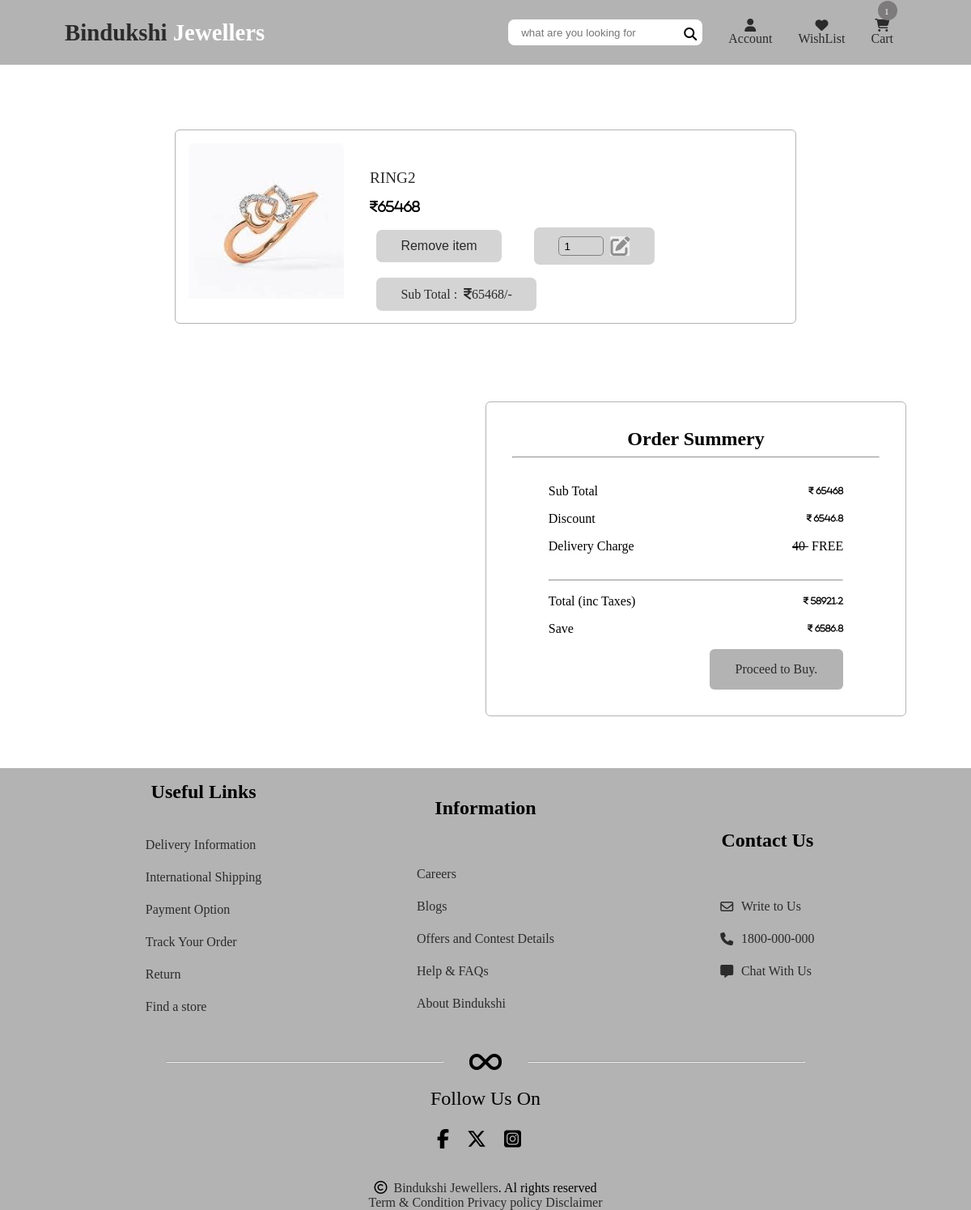
The page /cart.php (signed in) on the database its author committed.
### tables this page shows
CREATE TABLE `cart` (
  `id` int(100) NOT NULL,
  `user_id` int(100) NOT NULL,
  `pid` int(100) NOT NULL,
  `name` varchar(100) NOT NULL,
  `price` int(100) NOT NULL,
  `quantity` int(100) NOT NULL,
  `image` varchar(100) NOT NULL
);

### cart.php (the view, shortened to what this page needs)
<?php
include 'includes/connect.php';
if (isset($_SESSION['user_id'])) {
    $user_id = $_SESSION['user_id'];
} else {
    $user_id = '';
    header('location:login.php');
};
?>
<!DOCTYPE html>
<html lang="en">
<head>
    <link rel="stylesheet" href="../projectAgain/css/style.css">
</head>
<body>
    <?php
    include("includes/header.php")
    ?>
    <div class="container">
        <div class="wishlist">
            <?php
            $grand_total = 0;
            $select_cart = $conn->prepare("SELECT * FROM `cart` WHERE user_id = ?");
            $select_cart->execute([$user_id]);
            if ($select_cart->rowCount() > 0) {
                while ($fetch_cart = $select_cart->fetch(PDO::FETCH_ASSOC)) {
            ?>
                    <form action="" method="post" class="box">
                        <div class="wishlist-box">
                            <a href="pid_wise_product.php?pid=<?= $fetch_cart['pid']; ?> ?>" class="">
                                <div class="product-img">
                                    <img src="uploaded_img/<?= $fetch_cart['image']; ?>" alt="">
                                </div>
                                <div class="product-desc">
                                    <div class="product-title">
                                        <a href=""><?= $fetch_cart['name']; ?></a>
                                    </div>
                                    <div class="product-price">
                                        <i class="fa-solid fa-indian-rupee-sign"><?= $fetch_cart['price']; ?></i>
                                    </div>
                            </a>
                            <div class="btns">
                                <input type="submit" value="Remove item" onclick="return confirm('delete this from cart?');" class="delete-btn add-to-cart-btn remove-btn" name="delete">
                                <div class="add-to-wishlist-btn remove-btn">
                                    <input type="number" name="qty" class="cart_qty qty" min="1" max="99" onkeypress="if(this.value.length == 2) return false;" value="<?= $fetch_cart['quantity']; ?>">
                                    <button type="submit" class="fa-solid fa-pen-to-square cart_save_btn" name="update_qty"></button>
                                </div>
                            </div>
                            <div class="btns">
                                <div class="sub-total remove-btn"> Sub Total : <span><i class="fa-solid fa-indian-rupee-sign"></i><?= $sub_total = ($fetch_cart['price'] * $fetch_cart['quantity']); ?>/-</span> </div>
                            </div>
                        </div>
        </div>
<?php
                    $grand_total += $sub_total;
                }
            } else {
                echo '<p class="empty">your cart is empty</p>';
            }
?>
    </div>
    <div class="order-summery-container">
        <div class="order-summery">
            <div class="head">
                <h2>Order Summery</h2>
                <hr class="under-head">
            </div>
            <div class="mid">
                <div class="sub-total align-text">
                    <p>Sub Total</p>
                    <i class="fa-solid fa-indian-rupee-sign"> <?= $grand_total; ?></i>
                </div>
                <div class="discount align-text">
                    <p>Discount</p>
                    <i class="fa-solid fa-indian-rupee-sign">
                        <?php $discount = $grand_total * (10 / 100);
                        echo $discount; ?></i>
                </div>
                <div class="delivery_charges  align-text">
                    <p>Delivery Charge</p>
                    <p> <span style="text-decoration: line-through;">40 </span>&puncsp;FREE</p>
                </div>
            </div>
            <div class="down">
                <hr class="under-head">
                <div class="total align-text">
                    <p>Total (inc Taxes)</p>
                    <i class="fa-solid fa-indian-rupee-sign"> <?= $grand_total - $discount ?></i>
                </div>
                <div class="save align-text">
                    <p>Save</p>
                    <i class="fa-solid fa-indian-rupee-sign"> <?= $discount + 40; ?></i>
                </div>
                <div class="order-btn">
                    <div class="blank">
                    </div>
                    <div class="proceed-to-buy btn">
                        <a href="confirmOrder.php" class=" <?= ($grand_total > 1) ? '' : 'disabled'; ?>">Proceed to Buy.</a>
                    </div>
                </div>
            </div>
        </div>
    </div>
    <?php
    include("includes/footer.php")
    ?>
</body>
</html>

### css/style.css (style rules this page uses)
:root { --black: #2b2b2b; --dark-gray: #b3b3b3; --light-gray: #d4d4d4; --white: #ffffff; --box-shadow: rgba(50, 50, 93, 0.25) 0px 13px 27px -5px, rgba(0, 0, 0, 0.3) 0px 8px 16px -8px; --base-clr: #11121a; --line-clr: #42434a; --hover-clr: #222533; --text-clr: #e6e6ef; --accent-clr: #5e63ff; --secondary-text-clr: #b0b3c1; }
* { margin: 0; padding: 0; box-sizing: border-box; }
.container { padding: 0 5rem; }
.btn { padding: 1rem 2rem; border-radius: 6px; background-color: var(--dark-gray); font-size: 1rem; cursor: pointer; }
.wishlist { width: 80%; margin: 2rem auto; padding: 2rem; }
.wishlist-box { width: 100%; height: 15rem; border: 1px solid var(--dark-gray); border-radius: 6px; display: flex; gap: 1rem; padding: 1rem; margin: 1rem 0; }
.product-img { width: 12rem; height: 100%; overflow: hidden; border-radius: 6px; }
.product-desc { padding: 1rem; display: flex; flex-direction: column; gap: 1rem; }
.product-title { font-size: 1.2rem; }
.btns { display: flex; align-items: center; justify-content: flex-start; gap: 1.5rem; }
.cart-btn, .remove-btn { font-size: 1rem; padding: 0.7rem 1.9rem; border-radius: 7px; background-color: var(--light-gray); color: var(--black); margin: 0 0.5rem; }
.remove-btn { display: flex; gap: 0.5rem; border: none; }
.add-to-wishlist-btn { display: flex; gap: 0.5rem; }
.cart_save_btn { font-size: 1.5rem; border: none; color: #909090; }
.cart_qty { background-color: var(--light-gray); padding-left: 6px; border: 1px solid gray; border-radius: 0.3rem; }
.blank { width: 50%; }
.order-summery { width: 50%; height: auto; border: 1px solid var(--dark-gray); border-radius: 6px; display: flex; flex-direction: column; gap: 2rem; padding: 2rem; margin: 1rem 0; }
.head { display: flex; flex-direction: column; align-items: center; justify-content: center; gap: 0.5rem; }
.under-head { width: 100%; }
.mid { padding: 0 2.8rem; display: flex; flex-direction: column; gap: 1rem; }
.down { padding: 0 2.8rem; display: flex; flex-direction: column; gap: 1rem; }
.align-text { display: flex; align-items: center; justify-content: space-between; }
.total { display: flex; }
.save { display: flex; }
.order-btn { display: flex; justify-content: flex-end; }

### rows shown on the page
cart: image (picture), name "RING2", price "65468", qty "1"

### other values the page prints
$total_cart_counts "1"
$grand_total "65468"
$discount "6546.8"
$grand_total - $discount "58921.2"
$discount + 40 "6586.8"
